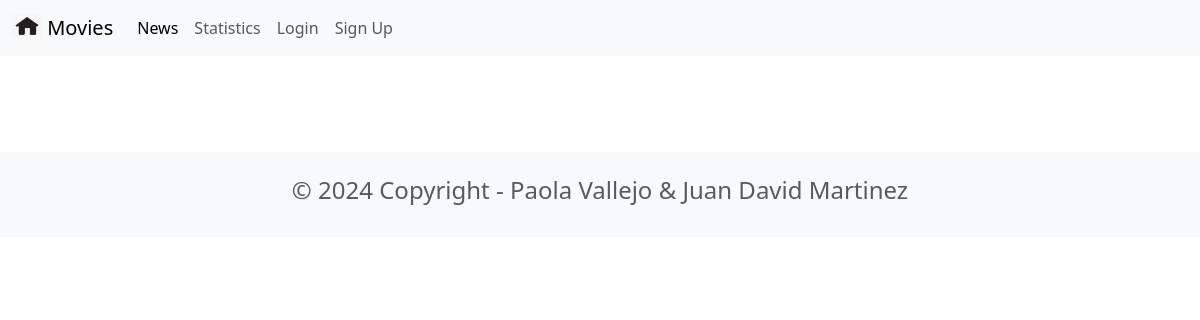
The page /news/ on the database as committed earlier.
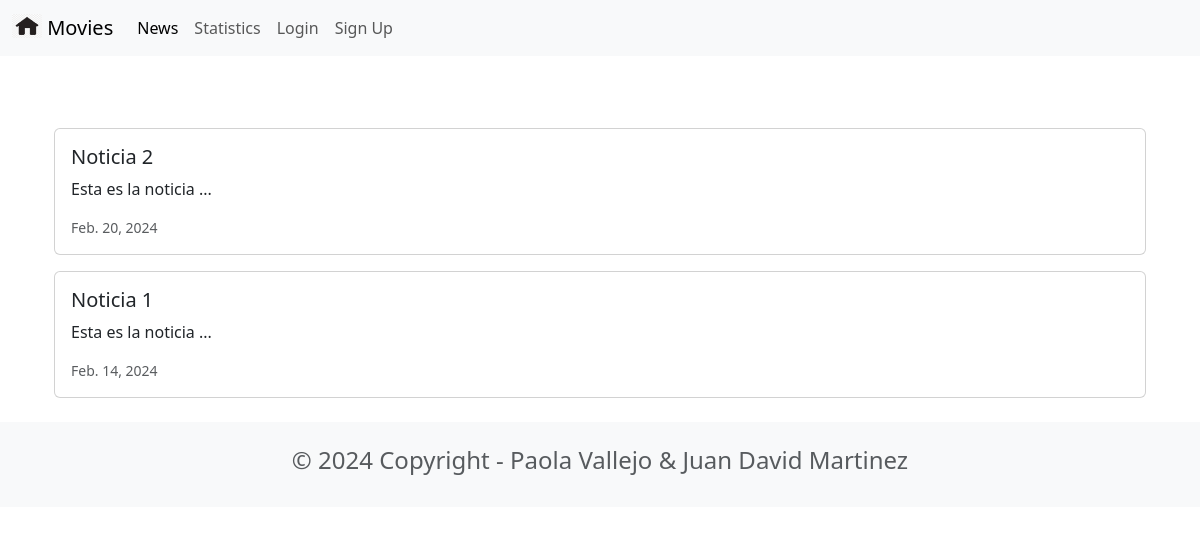
The same page on the database as committed later.
### news/models.py (models this page shows, shortened)
class News(models.Model):
    headline = models.CharField(max_length=200)
    body = models.TextField()
    date = models.DateField()

### news/views.py (the view)
# urls.py: path('news/', include('news.urls')),
def news(request):
    newss = News.objects.all().order_by('-date')
    return render(request, 'news.html', {'newss': newss})

### news/templates/news.html
{% extends 'base.html'%}
{% block content %}
<br><br><br>
<div class='container'>
    {% for news in newss %}
        <div class="card mb-3">
            <div class="row g-0">
            <div>
                <div class="card-body">
                <h5 class="card-title">{{ news.headline }}</h5>
                <p class="card-text">{{ news.body }}</p>
                <p class="card-text"><small class="text-muted">{{ news.date }}</small></p>
                </div>
            </div>
            </div>
        </div>
    {% endfor %}
</div>
{% endblock content%}

### moviereviews/templates/base.html (shortened to what this page needs)
<head>
    <link href="https://cdn.jsdelivr.net/npm/bootstrap@5.3.3/dist/css/bootstrap.min.css" rel="stylesheet">
</head>
<nav class="navbar navbar-expand-lg bg-body-tertiary">
    <div class="container-fluid">
      <a class="navbar-brand" href="{% url 'home' %}">
        {% load static %}
        <img src="{% static "moviereviews/static/images/home.png" %}" alt="" width="30" height="24" class="d-inline-block align-text-top">
        Movies
      </a>
      <div class="collapse navbar-collapse" id="navbarSupportedContent">
        <ul class="navbar-nav me-auto mb-2 mb-lg-0">
          <li class="nav-item">
            <a class="nav-link active" aria-current="page" href="{% url 'news' %}">News</a>
          </li>
          <li class="nav-item">
            <a class="nav-link" href="{% url 'statistics' %}">Statistics</a>
          </li>
          <li class="nav-item">
            <a class="nav-link" href="#">Login</a>
          </li>
          <li class="nav-item">
            <a class="nav-link" href="#">Sign Up</a>
          </li>
        </ul>
      </div>
    </div>
</nav>
<div class="container">
    {% block content %}
    {% endblock content  %}
</div>
<footer class = "text-center text-lg-start bg-light text-muted mt-4">
    <div class="container">
        <div class="row">
            <div class="text-center p-4">
                <h4>© 2024 Copyright - Paola Vallejo & Juan David Martinez</h4>
            </div>
        </div>
    </div>
</footer>

Rows that differ between the two databases and show on the page:
added News: headline "Noticia 2", body "Esta es la noticia ...", date "Feb. 20, 2024"
added News: headline "Noticia 1", body "Esta es la noticia ...", date "Feb. 14, 2024"
